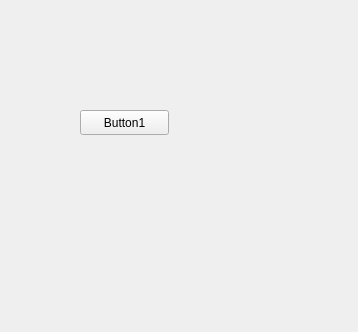
<?xml version="1.0" encoding="UTF-8"?>
<ui version="4.0">
 <class>Widget</class>
 <widget class="QWidget" name="Widget">
  <property name="geometry">
   <rect>
    <x>0</x>
    <y>0</y>
    <width>358</width>
    <height>332</height>
   </rect>
  </property>
  <property name="windowTitle">
   <string>Widget</string>
  </property>
  <widget class="QPushButton" name="pushButton">
   <property name="geometry">
    <rect>
     <x>80</x>
     <y>110</y>
     <width>89</width>
     <height>25</height>
    </rect>
   </property>
   <property name="text">
    <string>Button1</string>
   </property>
  </widget>
 </widget>
 <resources/>
 <connections/>
</ui>
